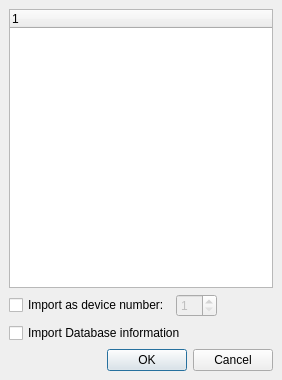
<ui version="4.0" >
 <class>TDbBrowserDialog</class>
 <widget class="QDialog" name="TDbBrowserDialog" >
  <property name="geometry" >
   <rect>
    <x>0</x>
    <y>0</y>
    <width>282</width>
    <height>380</height>
   </rect>
  </property>
  <property name="windowTitle" >
   <string>Select an attribute/command</string>
  </property>
  <layout class="QVBoxLayout" >
   <property name="margin" >
    <number>9</number>
   </property>
   <property name="spacing" >
    <number>6</number>
   </property>
   <item>
    <widget class="TDbBrowser" name="treeBrowser" />
   </item>
   <item>
    <layout class="QHBoxLayout" >
     <property name="margin" >
      <number>0</number>
     </property>
     <property name="spacing" >
      <number>6</number>
     </property>
     <item>
      <widget class="QCheckBox" name="checkParametric" >
       <property name="text" >
        <string>Import as device number:</string>
       </property>
      </widget>
     </item>
     <item>
      <widget class="QSpinBox" name="spinDevice" >
       <property name="enabled" >
        <bool>false</bool>
       </property>
       <property name="minimum" >
        <number>1</number>
       </property>
      </widget>
     </item>
     <item>
      <spacer>
       <property name="orientation" >
        <enum>Qt::Horizontal</enum>
       </property>
       <property name="sizeHint" >
        <size>
         <width>40</width>
         <height>20</height>
        </size>
       </property>
      </spacer>
     </item>
    </layout>
   </item>
   <item>
    <widget class="QCheckBox" name="checkDatabase" >
     <property name="text" >
      <string>Import Database information</string>
     </property>
    </widget>
   </item>
   <item>
    <widget class="QDialogButtonBox" name="buttonBox" >
     <property name="orientation" >
      <enum>Qt::Horizontal</enum>
     </property>
     <property name="standardButtons" >
      <set>QDialogButtonBox::Cancel|QDialogButtonBox::NoButton|QDialogButtonBox::Ok</set>
     </property>
    </widget>
   </item>
  </layout>
 </widget>
 <customwidgets>
  <customwidget>
   <class>TDbBrowser</class>
   <extends>QTreeWidget</extends>
   <header>tdbbrowser.h</header>
  </customwidget>
 </customwidgets>
 <resources/>
 <connections>
  <connection>
   <sender>buttonBox</sender>
   <signal>accepted()</signal>
   <receiver>TDbBrowserDialog</receiver>
   <slot>accept()</slot>
   <hints>
    <hint type="sourcelabel" >
     <x>257</x>
     <y>330</y>
    </hint>
    <hint type="destinationlabel" >
     <x>157</x>
     <y>274</y>
    </hint>
   </hints>
  </connection>
  <connection>
   <sender>buttonBox</sender>
   <signal>rejected()</signal>
   <receiver>TDbBrowserDialog</receiver>
   <slot>reject()</slot>
   <hints>
    <hint type="sourcelabel" >
     <x>272</x>
     <y>330</y>
    </hint>
    <hint type="destinationlabel" >
     <x>286</x>
     <y>274</y>
    </hint>
   </hints>
  </connection>
  <connection>
   <sender>checkParametric</sender>
   <signal>toggled(bool)</signal>
   <receiver>spinDevice</receiver>
   <slot>setEnabled(bool)</slot>
   <hints>
    <hint type="sourcelabel" >
     <x>125</x>
     <y>286</y>
    </hint>
    <hint type="destinationlabel" >
     <x>193</x>
     <y>292</y>
    </hint>
   </hints>
  </connection>
 </connections>
</ui>
